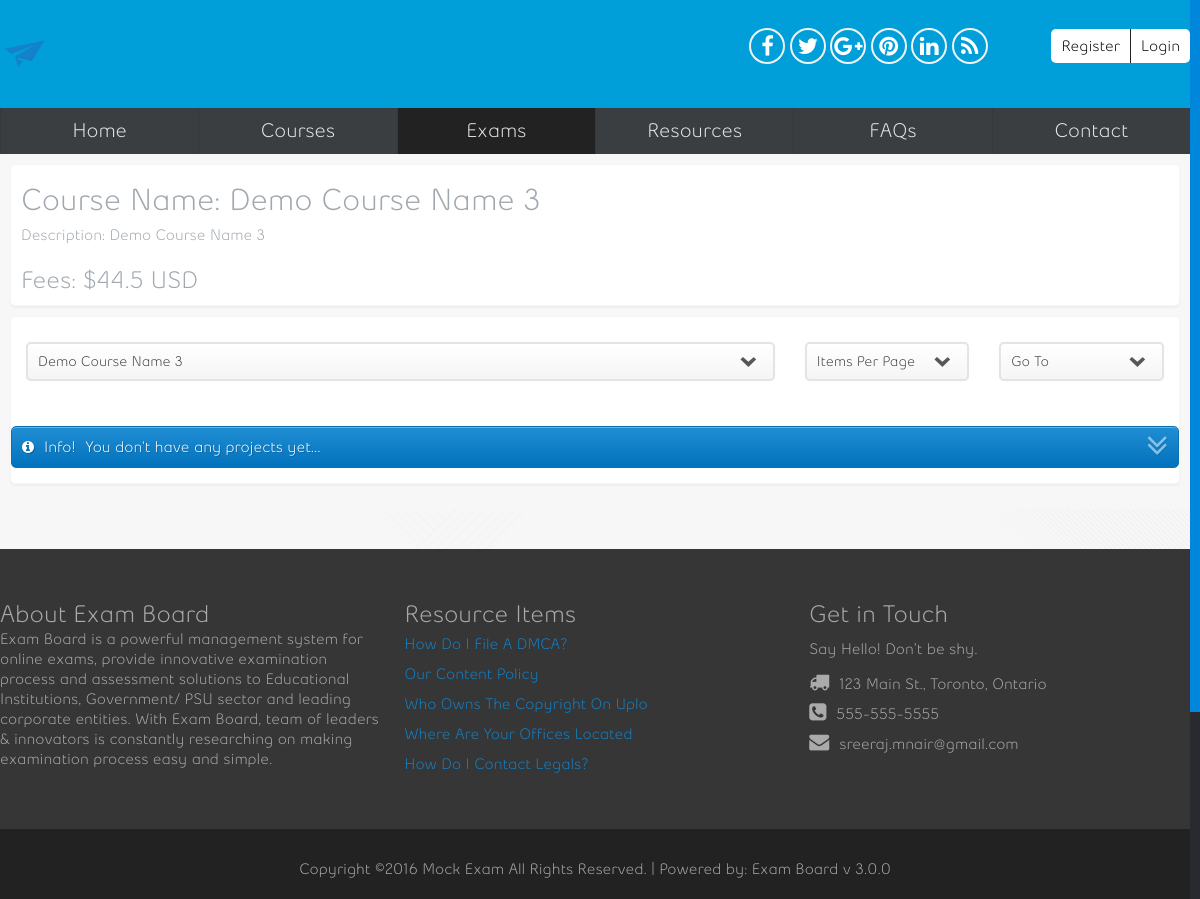
The app's page /exams.php?sort=6 with its own data.
### tables this page shows
CREATE TABLE `settings` (
  `company` varchar(75) NOT NULL,
  `site_url` varchar(75) NOT NULL,
  `site_email` varchar(100) NOT NULL,
  `address` varchar(150) NOT NULL,
  `city` varchar(150) NOT NULL,
  `state` varchar(150) NOT NULL,
  `zip` varchar(16) NOT NULL,
  `phone` varchar(16) DEFAULT NULL,
  `fax` varchar(16) DEFAULT NULL,
  `logo` varchar(60) NOT NULL,
  `short_date` varchar(20) NOT NULL,
  `long_date` varchar(20) NOT NULL,
  `dtz` varchar(200) NOT NULL,
  `lang` varchar(2) NOT NULL DEFAULT 'en',
  `weekstart` tinyint(1) NOT NULL DEFAULT '1',
  `theme` varchar(30) DEFAULT NULL,
  `enable_reg` tinyint(1) NOT NULL DEFAULT '1',
  `enable_tax` tinyint(1) NOT NULL DEFAULT '0',
  `tax_name` varchar(55) NOT NULL,
  `tax_rate` varchar(8) NOT NULL DEFAULT '0',
  `tax_number` varchar(100) DEFAULT NULL,
  `enable_offline` tinyint(1) NOT NULL DEFAULT '1',
  `offline_info` text,
  `invoice_note` text,
  `invoice_number` varchar(40) DEFAULT NULL,
  `quote_number` varchar(40) DEFAULT NULL,
  `enable_uploads` tinyint(1) NOT NULL DEFAULT '1',
  `file_types` varchar(255) NOT NULL,
  `file_max` varchar(20) NOT NULL,
  `perpage` varchar(3) NOT NULL DEFAULT '10',
  `sbackup` varchar(50) DEFAULT NULL,
  `currency` varchar(4) DEFAULT NULL,
  `cur_symbol` varchar(6) DEFAULT NULL,
  `tsep` varchar(1) NOT NULL DEFAULT ',',
  `dsep` varchar(1) NOT NULL DEFAULT '.',
  `pp_email` varchar(50) DEFAULT NULL,
  `pp_pass` varchar(30) DEFAULT NULL,
  `pp_api` varchar(100) DEFAULT NULL,
  `pp_mode` tinyint(1) NOT NULL DEFAULT '0',
  `invdays` tinyint(1) NOT NULL DEFAULT '7',
  `mailer` enum('PHP','SMTP','SMAIL') NOT NULL DEFAULT 'PHP',
  `smtp_host` varchar(100) DEFAULT NULL,
  `smtp_user` varchar(50) DEFAULT NULL,
  `smtp_pass` varchar(50) DEFAULT NULL,
  `smtp_port` smallint(3) DEFAULT NULL,
  `sendmail` varchar(60) DEFAULT NULL,
  `is_ssl` tinyint(1) NOT NULL DEFAULT '0',
  `crmv` varchar(5) DEFAULT NULL,
  `passing_score` int(2) NOT NULL,
  `google_analytics` text NOT NULL,
  `social_gplus` varchar(75) NOT NULL,
  `social_twitter` varchar(75) NOT NULL,
  `social_facebook` varchar(75) NOT NULL,
  `social_pinterest` varchar(75) NOT NULL,
  `social_linkedin` varchar(75) NOT NULL,
  `social_rss` varchar(75) NOT NULL
);

CREATE TABLE `project_types` (
  `id` int(11) NOT NULL,
  `title` varchar(55) NOT NULL,
  `fees` float NOT NULL,
  `description` text NOT NULL,
  `recurring` int(11) NOT NULL,
  `period` varchar(11) NOT NULL,
  `days` int(11) NOT NULL
);

CREATE TABLE `resources` (
  `id` int(11) NOT NULL,
  `category` int(5) DEFAULT NULL,
  `title` varchar(30) DEFAULT NULL,
  `content` text NOT NULL
);

### exams.php (the view, shortened to what the rows shown need)
<?php
	require_once("init.php");
?>
<?php include("header.php"); ?>
<?php switch(Filter::$do): case "details": ?>
<?php default: ?>
<?php $projectrow = $content->getExams();?>
<?php $ptype = $content->getProjectTypes();?>
<?php
if(isset($_GET['sort']) && !empty($_GET['sort'])){
$courseinfo = Core::getRowById("project_types", $_GET['sort']);
?>
<div class="pagetip">
	<h1>Course Name: <?php echo $courseinfo->title;?></h1>
	<p>Description: <?php echo $courseinfo->description;?></p><br>
	<?php if($courseinfo->fees <= 0){ ?>
		<h2>FREE</h2>
	<?php } else { ?>
		<h2>Fees: $<?php echo $courseinfo->fees;?> USD<?php if($courseinfo->recurring == 1){ echo '/' . $courseinfo->days . $courseinfo->period; } ?></h2>
	<?php } ?>
</div>
<?php } else { ?>
<div class="row heading-row">
	<h1>Available Exams</h1>
</div>
<?php } ?>
<section class="widget">
  <div class="content2">
    <div class="row">
      <div class="ptop10">
        <form class="xform" id="dForm" method="post" style="padding:0;padding-top:15px">
          <section class="col col-8">
            <select name="select" id="coursefilter">
              <?php if ($ptype):?>
			  <?php foreach ($ptype as $prow):?>
              <option value="<?php echo $prow->id;?>"<?php if($prow->id == get('sort')) echo 'selected="selected"';?>><?php echo $prow->title;?></option>
              <?php endforeach;?>
              <?php endif;?>
            </select>
          </section>
          <section class="col col-2"> <?php echo $pager->items_per_page();?> </section>
          <section class="col col-2"> <?php echo $pager->jump_menu();?> </section>
        </form>
      </div>
    </div>
  </div>
</section>
<?php break;?>
<?php endswitch;?>
<?php include("footer.php");?>

### header.php (shortened to what the rows shown need)
<!DOCTYPE html>
<html lang="en">
<head>
<link rel="stylesheet" href="theme/<?php echo $core->theme;?>/front/style/style.css"  type="text/css" />
<link rel="stylesheet" href="assets/style/jquery-ui.css" type="text/css" />
<link rel="stylesheet" type="text/css" href="assets/fancybox/jquery.fancybox.css" media="screen" />
<link rel="stylesheet" type="text/css" href="assets/style/flexslider.css" media="screen" />
<link href="//maxcdn.bootstrapcdn.com/font-awesome/4.2.0/css/font-awesome.min.css" rel="stylesheet">
<link rel="stylesheet" href="theme/<?php echo $core->theme;?>/front/style/new.css"  type="text/css" />
</head>
<body data-smooth-scrolling="1">
<div class="bg">
<div class="container" style="background: #009fda;">
<div class="in-grid">
    <section id="crumbs" class="row crumbs2">
      <div class="col grid_6">
        <a href="index.php"><?php echo ($core->logo) ? '<img src="'.SITEURL.'/uploads/'.$core->logo.'" alt="'.$core->company.'" class="front-logo"/>': $core->company;?></a>
      </div>
    </section>
</div>
</div>
<div class="container in-grid">
  <div  class="row grid_24">

### footer.php (shortened to what the rows shown need)
  </div>
</div>
</div>
<?php $resources = $content->getFWResources();?>
<div class="footer-panel">
	<section class="row in-grid">
		<div class="col grid_8">
			<h2><?php echo lang('FW_ABOUT'); ?></h2>
		</div>
		<div class="col grid_8">
			<h2><?php echo lang('FW_RESOURCE'); ?></h2>
			<?php if(!$resources):?>
			<?php echo Filter::msgInfo(lang('FW_NORESOURCE'),false);?>
			<?php else:?>
			<ul>
				<?php foreach ($resources as $row):?>
				<li><a href="resources.php?action=details&amp;id=<?php echo $row->id;?>"><h4><?php echo $row->title;?></h4></a></li>
				<?php endforeach; ?>
			</ul>
			<?php endif;?>
		</div>
		<div class="col grid_8 fw_git">
			<h2><?php echo lang('FW_GIT'); ?></h2>
			<ul>
				<li><i class="icon-truck"></i><span><?php echo $core->address . ', ' . $core->city . ', ' . $core->state;?></span><li>
				<li><i class="icon-phone-sign"></i><span><?php echo $core->phone;?></span><li>
				<li><i class="icon-envelope"></i><span><?php echo $core->site_email;?></span><li>
			</ul>
		</div>
	</section>
</div>
<footer id="footer" class="clearfix">
  <div class="row">
    <div class="fotter-wrap">
      <div class="col grid_24">
        <div class="copyright top10">Copyright &copy;<?php echo date('Y').' '.$core->company;?>  All Rights Reserved. | Powered by: Exam Board v <?php echo $core->crmv;?></div>
      </div>
    </div>
  </div>
</footer>
</body></html>

### records on screen
settings: logo (picture), address "123 Main St.", city "Toronto", state "Ontario", phone "555-555-5555", site_email "sreeraj.mnair@gmail.com", company "Mock Exam", crmv "3.0.0"
project_types: title "Demo Course Name 3", description "Demo Course Name 3", fees "44.5"
resources: title "How Do I File A DMCA?"
resources: title "Our Content Policy"
resources: title "Who Owns The Copyright On Uplo"
resources: title "Where Are Your Offices Located"
resources: title "How Do I Contact Legals?"

### other values on screen
lang('IPP') "Items Per Page"
lang('GOTO') "Go To"
$msg "Info! You don't have any projects yet..."
lang('FW_ABOUT') "About Exam Board"
lang('FW_RESOURCE') "Resource Items"
lang('FW_GIT') "Get in Touch"
